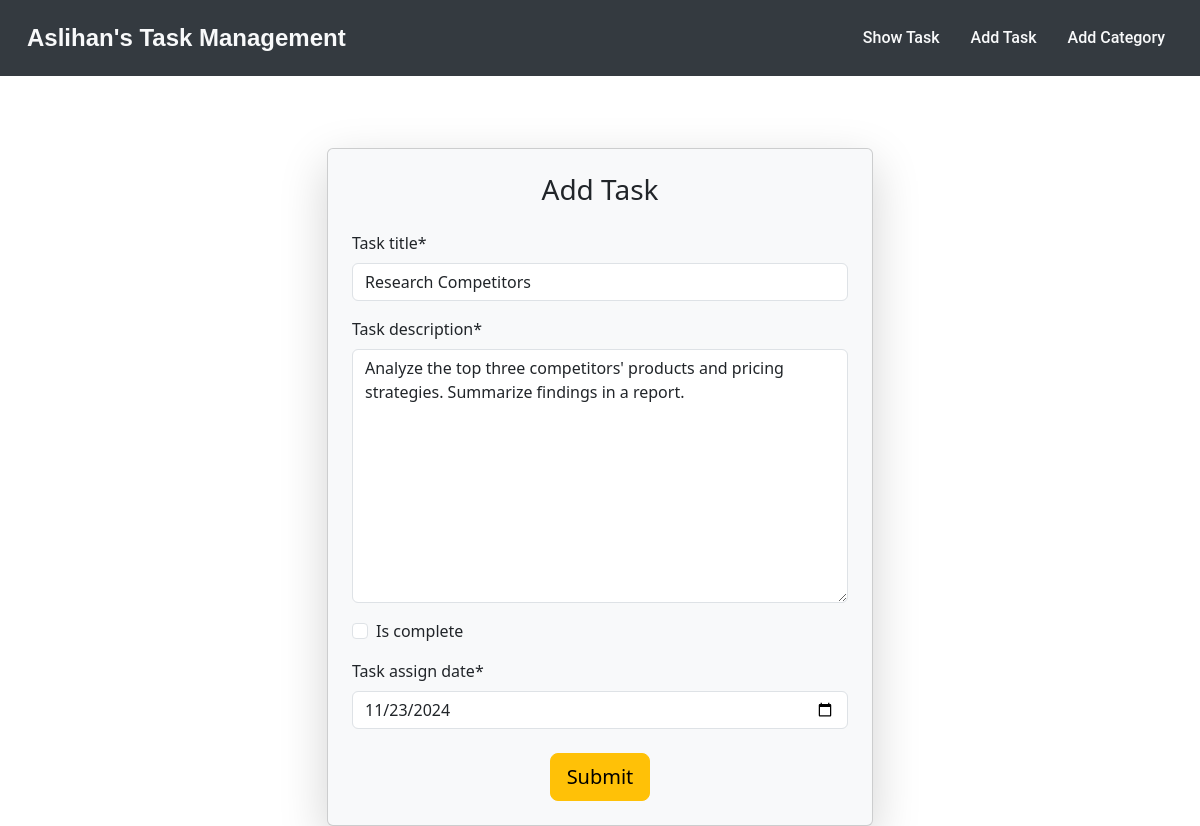
Page /task/edit/8 on the committed database.
### task_app/models.py (models this page shows, shortened)
class Task(models.Model):
    task_title = models.CharField(max_length=20)
    task_description = models.TextField()
    is_complete = models.BooleanField(default=False)
    task_assign_date = models.DateField()

### task_app/views.py (the view)
# urls.py: path('edit/<int:id>', views.edit_task, name = 'edit_task'),
def edit_task(request, id):
    task = models.Task.objects.get(pk=id)
    task_form = TaskForm(instance=task)
    if request.method == 'POST':
        task_form = TaskForm(request.POST, instance=task)
        if task_form.is_valid():
            task_form.save()
            return redirect('home')
    return render(request,'task.html',{'form':task_form})

### task_app/forms.py
class TaskForm(forms.ModelForm):
    class Meta:
        model = Task
        fields = '__all__'
        widgets = {'task_assign_date': forms.DateInput(attrs={'type': 'date'})}

### task_app/templates/task.html (shortened to what this page needs)
{% extends "base.html" %}
{% block content %}
<div class="container mt-5">
    <div class="row justify-content-center">
      <div class="col-md-6">
        <div class="card shadow-lg bg-light p-4">
          <h3 class="card-title text-center mb-4">Add Task</h3>
          {% load crispy_forms_tags %}
          <form method="post">
            {{ form|crispy }}
            <div class="text-center mt-4">
              <button type="submit" class="btn btn-warning btn-lg">Submit</button>
            </div>
          </form>
        </div>
      </div>
    </div>
  </div>
{% endblock %}

### templates/base.html (style rules this page uses)
.card { height: 100%; }

### rows in the picture
Task: task_title "Research Competitors", task_description "Analyze the top three competitors' products and pricing strategies. Summarize findings in a report.", task_assign_date "11/23/2024"
